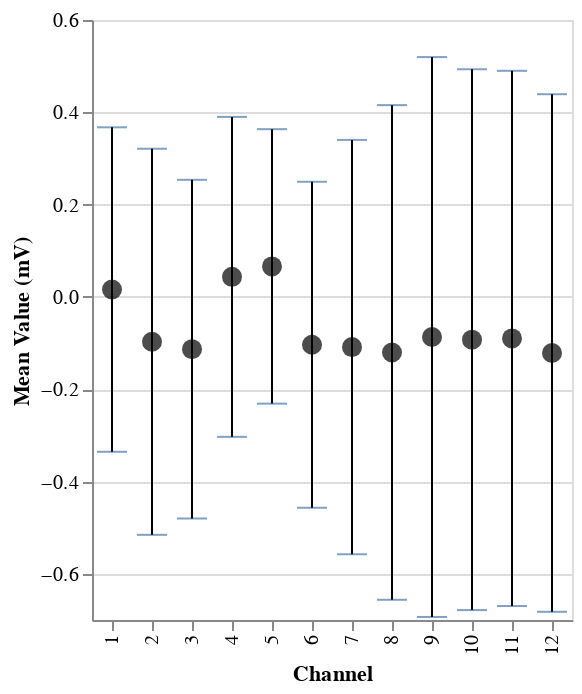

Notebook code for this chart:
### Code cell
import pandas as pd
import altair as alt

# Create a DataFrame with the mean values per channel
channel_stats_df = pd.DataFrame({
    "Channel": np.arange(1, 13),
    "Mean Value (mV)": overall_channel_means,
    "STD Value (mV)": overall_channel_stds
})

# Create a chart for mean and std combined
std_bars = alt.Chart(channel_stats_df).mark_errorbar(ticks=True).encode(
    x='Channel:O',
    y='Mean Value (mV)',
    yError='STD Value (mV)'
)

points = alt.Chart(channel_stats_df).mark_point(filled=True, size=100).encode(
    x='Channel:O',
    y='Mean Value (mV)',
    color=alt.value('black')
)

std_bars + points

### Figure 1 — Vega-Lite specification as saved in the notebook (floating-point values rounded to 4 significant figures)
{"config": {"view": {"continuousWidth": 300, "continuousHeight": 300}}, "layer": [{"mark": {"type": "errorbar", "ticks": true}, "encoding": {"x": {"field": "Channel", "type": "ordinal"}, "y": {"field": "Mean Value (mV)", "type": "quantitative"}, "yError": {"field": "STD Value (mV)"}}}, {"mark": {"type": "point", "filled": true, "size": 100}, "encoding": {"color": {"value": "black"}, "x": {"field": "Channel", "type": "ordinal"}, "y": {"field": "Mean Value (mV)", "type": "quantitative"}}}], "data": {"name": "data-a7fa87949bbffbdf542c0766c99e8239"}, "$schema": "https://vega.github.io/schema/vega-lite/v5.20.1.json", "datasets": {"data-a7fa87949bbffbdf542c0766c99e8239": [{"Channel": 1, "Mean Value (mV)": 0.01601, "STD Value (mV)": 0.3515}, {"Channel": 2, "Mean Value (mV)": -0.09717, "STD Value (mV)": 0.4183}, {"Channel": 3, "Mean Value (mV)": -0.1132, "STD Value (mV)": 0.3669}, {"Channel": 4, "Mean Value (mV)": 0.04345, "STD Value (mV)": 0.3466}, {"Channel": 5, "Mean Value (mV)": 0.06613, "STD Value (mV)": 0.2973}, {"Channel": 6, "Mean Value (mV)": -0.1036, "STD Value (mV)": 0.3532}, {"Channel": 7, "Mean Value (mV)": -0.1087, "STD Value (mV)": 0.4489}, {"Channel": 8, "Mean Value (mV)": -0.1203, "STD Value (mV)": 0.5359}, {"Channel": 9, "Mean Value (mV)": -0.08689, "STD Value (mV)": 0.6065}, {"Channel": 10, "Mean Value (mV)": -0.09264, "STD Value (mV)": 0.5859}, {"Channel": 11, "Mean Value (mV)": -0.08991, "STD Value (mV)": 0.5798}, {"Channel": 12, "Mean Value (mV)": -0.1215, "STD Value (mV)": 0.5607}]}}
